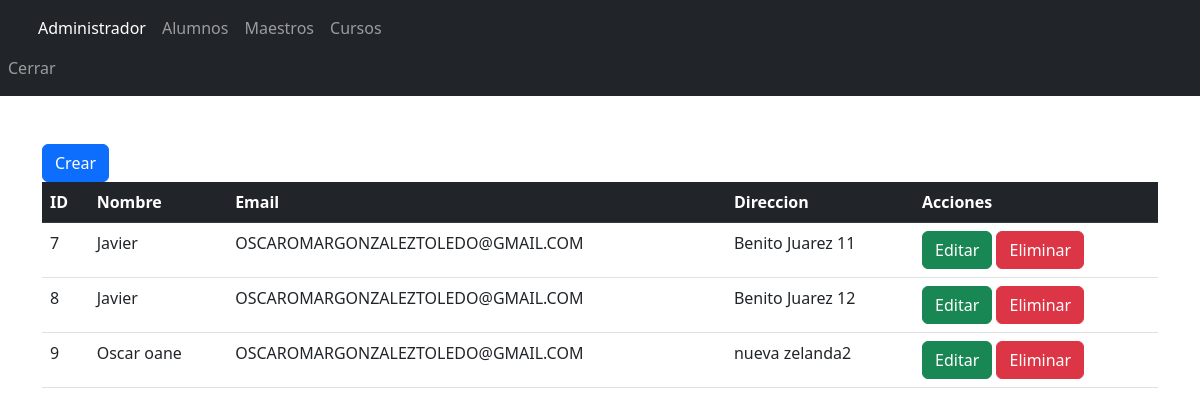
The page /modulos/maestros/index.php on the database its author committed.
### tables this page shows
CREATE TABLE `maestros` (
  `id` int(100) NOT NULL,
  `nombre` varchar(100) NOT NULL,
  `email` varchar(100) NOT NULL,
  `direccion` varchar(100) NOT NULL
);

### modulos/maestros/index.php (the view, shortened to what this page needs)
<?php
include("../../modelo/conexion.php");
$stm = $conexion->prepare("SELECT * FROM maestros");
$stm->execute();
$maestros = $stm->fetchAll(PDO::FETCH_ASSOC);
?>
<?php include("../../template/navbar.php"); ?>
<button type="button" class="btn btn-primary" data-bs-toggle="modal" data-bs-target="#create">
  Crear
</button>
<div class="table-responsive">
    <table class="table">
        <thead class="table table-dark">
            <tr>
                <th scope="col">ID</th>
                <th scope="col">Nombre</th>
                <th scope="col">Email</th>
                <th scope="col">Direccion</th>
                <th scope="col">Acciones</th>
            </tr>
        </thead>
        <tbody>
            <?php foreach ($maestros as $maestro) { ?>
                <tr class="">
                    <td scope="row"><?php echo $maestro['id']; ?></td>
                    <td><?php echo $maestro['nombre']; ?></td>
                    <td><?php echo $maestro['email']; ?></td>
                    <td><?php echo $maestro['direccion']; ?></td>
                    <td>
                        <a  href="edit.php?id=<?php echo $maestro['id']; ?>" class="btn btn-success">Editar</a>
                        <a href="index.php?id=<?php echo $maestro['id']; ?>" class="btn btn-danger">Eliminar</a>
                    </td>
                </tr>
            <?php } ?>
        </tbody>
    </table>
</div>
<?php include("../../template/footer.php"); ?>

### template/navbar.php (shortened to what this page needs)
<?php
$url_base = "http://localhost:3000/";
?>
<!doctype html>
<html lang="en">
<head>
    <link href="https://cdn.jsdelivr.net/npm/bootstrap@5.3.0/dist/css/bootstrap.min.css" rel="stylesheet">
</head>
<body>
    <nav class="navbar navbar-expand navbar-dark bg-dark">
        <ul class="nav navbar-nav">
            <img src="/img/logoEscudo.jpg" style="width: 7%; padding-left:5px;" alt="">
            <li class="nav-item">
                <a class="nav-link active" href="#" aria-current="page">Administrador <span class="visually-hidden">(current)</span></a>
            </li>
            <li class="nav-item">
                <a class="nav-link" href="<?php echo $url_base ?>modulos/alumnos/">Alumnos</a>
            </li>
            <li class="nav-item">
                <a class="nav-link" href="<?php echo $url_base ?>modulos/maestros/">Maestros</a>
            </li>
            <li class="nav-item">
                <a class="nav-link" href="<?php echo $url_base ?>modulos/cursos/">Cursos</a>
            </li>
            <li class="nav-item">
                <a class="nav-link" href="<?php echo $url_base ?>controlador/controlador_cerrar_sesion.php">Cerrar</a>
            </li>
        </ul>
    </nav>
    <main class="container">
        <br><br>

### template/footer.php (shortened to what this page needs)
</main>
</body>
</html>

### rows shown on the page
maestros: id "7", nombre "Javier", email "OSCAROMARGONZALEZTOLEDO@GMAIL.COM", direccion "Benito Juarez 11"
maestros: id "8", nombre "Javier", email "OSCAROMARGONZALEZTOLEDO@GMAIL.COM", direccion "Benito Juarez 12"
maestros: id "9", nombre "Oscar oane", email "OSCAROMARGONZALEZTOLEDO@GMAIL.COM", direccion "nueva zelanda2"
